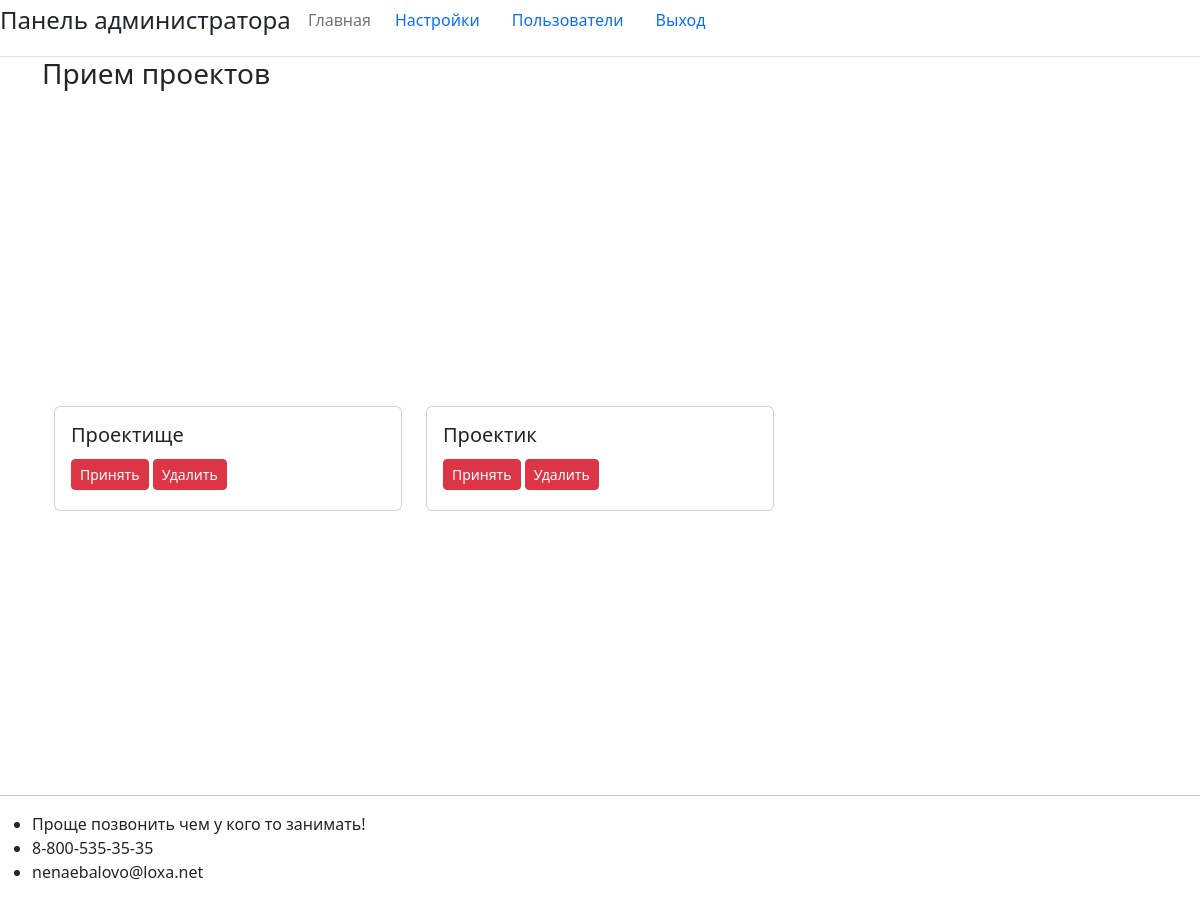
Page /administrator/ on the earlier database version.
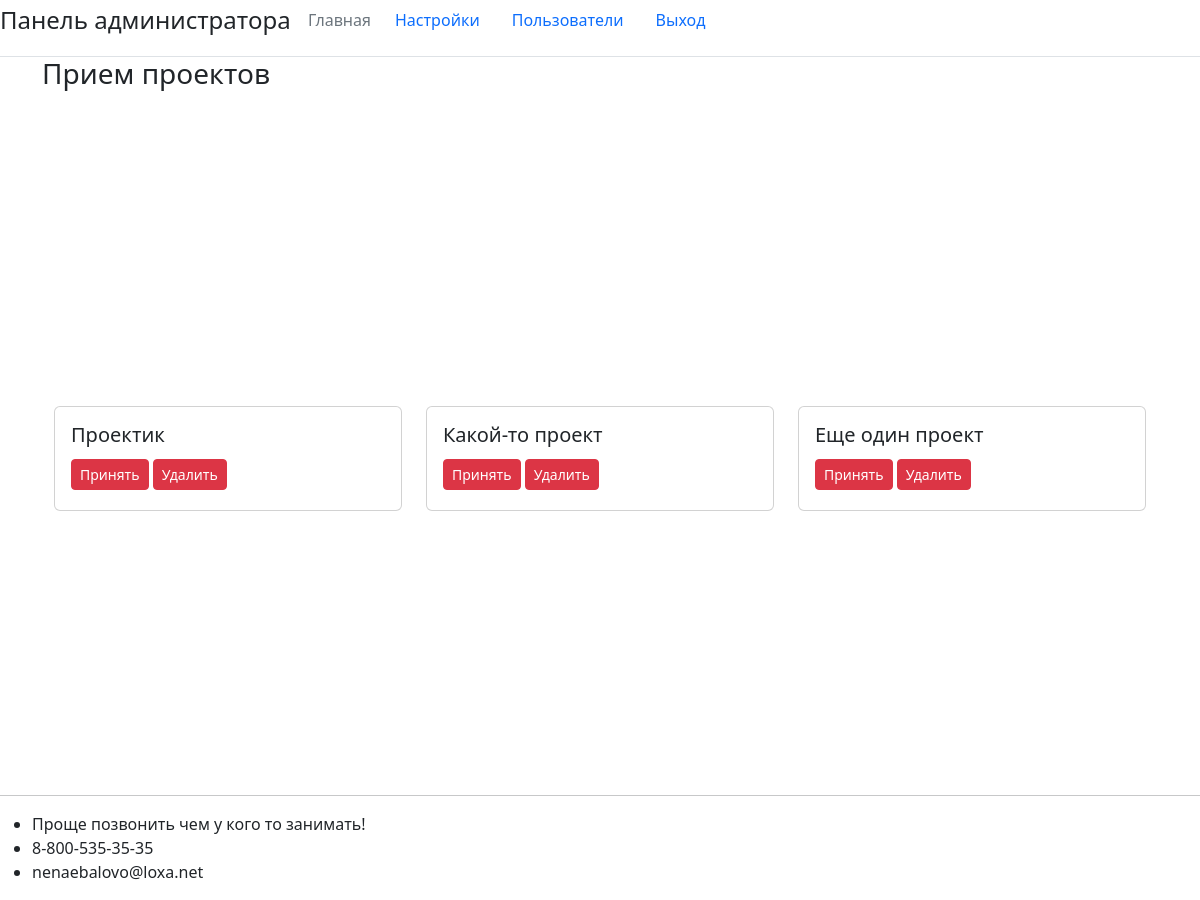
Same page on the later database version.
### showcase_projects/models.py (models this page shows, shortened)
class ModelWithStatus(models.Model):
    class Meta:
        abstract = True
    STATUS_CHOICES = [
        ('accepted', 'Принят'),
        ('processing', 'В обработке'),
        ('rejected', 'Отклонен'),
    ]
    status = models.CharField(max_length=20, choices=STATUS_CHOICES, default='processing')

class Order(ModelWithStatus):
    title = models.CharField(max_length=100)
    customer = models.ForeignKey(Customer, on_delete=models.CASCADE, related_name='customer')
    directionIdentity = models.ManyToManyField(DirectionIdentity)
    spheres = models.ManyToManyField(Spheres)
    types = models.ManyToManyField(Types)

### showcase_projects/viewsAdministrator.py (the view, shortened to what this page needs)
# urls.py: path('administrator/', AdministratorOrderAcceptanceView.as_view(), name='administrator'),
class AdministratorOrderAcceptanceView(ListView, LoginRequiredMixin, UserPassesTestMixin):
    model = Order
    template_name = 'showcase_projects/administrator/acceptanceProjects.html'
    context_object_name = 'orders'
    def get_queryset(self):
       return Order.objects.filter(status='processing')
    def get_context_data(self, **kwargs):
        context = super().get_context_data(**kwargs)
        context['administrator'] = True
        return context

### showcase_projects/templates/showcase_projects/administrator/acceptanceProjects.html (shortened to what this page needs)
{% extends "showcase_projects/administrator/base.html" %}
{% block content %}
<h3>Прием проектов</h3>
<div style="min-height: 85vh; display: flex; justify-content: center; align-items: center;">
    <div class="container mt-5">
        <div class="row mt-3">
            {% if orders %}
                {% for order in orders %}
                    {% include "showcase_projects/order_card.html" %}
                {% endfor %}
            {% else %}
                <h2>Заявок на проекты нет</h2>
            {% endif %}
        </div>
    </div>
</div>
{% endblock content %}

### showcase_projects/templates/showcase_projects/order_card.html (shortened to what this page needs)
<div class="col-md-4 mb-4">
    <div class="card">
        <div class="card-body">
            <h5 class="card-title">{{ order.title }}</h5>
            {% if administrator == True %}
                <a class="btn btn-danger btn-sm mt-1 mb-1" href="{% url 'project-create' order.id %}">Принять</a>
                <a class="btn btn-danger btn-sm mt-1 mb-1" href="{% url 'administrator-order-delete' order.id %}">Удалить</a>
            {% endif %}
        </div>
    </div>
</div>

Differences in the rows shown:
removed Order: title "Проектище"
added Order: title "Какой-то проект"
added Order: title "Еще один проект"
